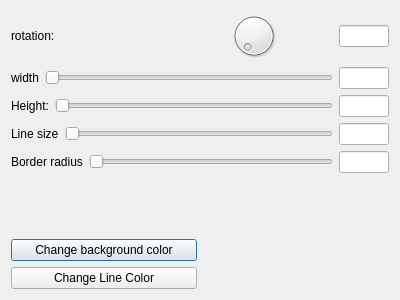
<?xml version="1.0" encoding="UTF-8"?>
<ui version="4.0">
 <class>CustomImage_Editor</class>
 <widget class="QDialog" name="CustomImage_Editor">
  <property name="geometry">
   <rect>
    <x>0</x>
    <y>0</y>
    <width>400</width>
    <height>300</height>
   </rect>
  </property>
  <property name="windowTitle">
   <string>Dialog</string>
  </property>
  <layout class="QVBoxLayout" name="verticalLayout">
   <item>
    <layout class="QHBoxLayout" name="horizontalLayout_4">
     <item>
      <widget class="QLabel" name="rotationLabel">
       <property name="text">
        <string>rotation: </string>
       </property>
      </widget>
     </item>
     <item>
      <widget class="QDial" name="rotationDial">
       <property name="maximum">
        <number>360</number>
       </property>
      </widget>
     </item>
     <item>
      <widget class="QLineEdit" name="rotationLineEdit">
       <property name="maximumSize">
        <size>
         <width>50</width>
         <height>16777215</height>
        </size>
       </property>
      </widget>
     </item>
    </layout>
   </item>
   <item>
    <layout class="QHBoxLayout" name="horizontalLayout">
     <item>
      <widget class="QLabel" name="widthLabel">
       <property name="text">
        <string>width</string>
       </property>
      </widget>
     </item>
     <item>
      <widget class="QSlider" name="sizeSliderWidth">
       <property name="minimum">
        <number>1</number>
       </property>
       <property name="maximum">
        <number>255</number>
       </property>
       <property name="orientation">
        <enum>Qt::Horizontal</enum>
       </property>
      </widget>
     </item>
     <item>
      <widget class="QLineEdit" name="widthSizeLineEdit">
       <property name="maximumSize">
        <size>
         <width>50</width>
         <height>16777215</height>
        </size>
       </property>
      </widget>
     </item>
    </layout>
   </item>
   <item>
    <layout class="QHBoxLayout" name="horizontalLayout_2">
     <item>
      <widget class="QLabel" name="heightLabel">
       <property name="text">
        <string>Height:</string>
       </property>
      </widget>
     </item>
     <item>
      <widget class="QSlider" name="sizeSliderHeight">
       <property name="minimum">
        <number>1</number>
       </property>
       <property name="maximum">
        <number>128</number>
       </property>
       <property name="orientation">
        <enum>Qt::Horizontal</enum>
       </property>
      </widget>
     </item>
     <item>
      <widget class="QLineEdit" name="heigthSizeLineEdit">
       <property name="maximumSize">
        <size>
         <width>50</width>
         <height>16777215</height>
        </size>
       </property>
      </widget>
     </item>
    </layout>
   </item>
   <item>
    <layout class="QHBoxLayout" name="horizontalLayout_6">
     <item>
      <widget class="QLabel" name="label_2">
       <property name="text">
        <string>Line size</string>
       </property>
      </widget>
     </item>
     <item>
      <widget class="QSlider" name="sizeSliderLineThickness">
       <property name="orientation">
        <enum>Qt::Horizontal</enum>
       </property>
      </widget>
     </item>
     <item>
      <widget class="QLineEdit" name="lineThicknessSizeLineEdit_2">
       <property name="maximumSize">
        <size>
         <width>50</width>
         <height>16777215</height>
        </size>
       </property>
      </widget>
     </item>
    </layout>
   </item>
   <item>
    <layout class="QHBoxLayout" name="horizontalLayout_7">
     <item>
      <widget class="QLabel" name="label">
       <property name="text">
        <string>Border radius</string>
       </property>
      </widget>
     </item>
     <item>
      <widget class="QSlider" name="sizeSliderBorderRadius">
       <property name="maximum">
        <number>50</number>
       </property>
       <property name="orientation">
        <enum>Qt::Horizontal</enum>
       </property>
      </widget>
     </item>
     <item>
      <widget class="QLineEdit" name="borderRadiusLineEdit">
       <property name="minimumSize">
        <size>
         <width>0</width>
         <height>0</height>
        </size>
       </property>
       <property name="maximumSize">
        <size>
         <width>50</width>
         <height>16777215</height>
        </size>
       </property>
      </widget>
     </item>
    </layout>
   </item>
   <item>
    <spacer name="verticalSpacer">
     <property name="orientation">
      <enum>Qt::Vertical</enum>
     </property>
     <property name="sizeHint" stdset="0">
      <size>
       <width>20</width>
       <height>69</height>
      </size>
     </property>
    </spacer>
   </item>
   <item>
    <layout class="QHBoxLayout" name="horizontalLayout_3">
     <item>
      <widget class="QPushButton" name="colorPicker">
       <property name="text">
        <string>Change background color</string>
       </property>
      </widget>
     </item>
     <item>
      <widget class="QLabel" name="colorLabelHolder">
       <property name="text">
        <string/>
       </property>
      </widget>
     </item>
    </layout>
   </item>
   <item>
    <layout class="QHBoxLayout" name="horizontalLayout_5">
     <item>
      <widget class="QPushButton" name="pushButton">
       <property name="text">
        <string>Change Line Color</string>
       </property>
      </widget>
     </item>
     <item>
      <widget class="QLabel" name="lineColorLabelHolder">
       <property name="text">
        <string/>
       </property>
      </widget>
     </item>
    </layout>
   </item>
  </layout>
 </widget>
 <resources/>
 <connections/>
</ui>
